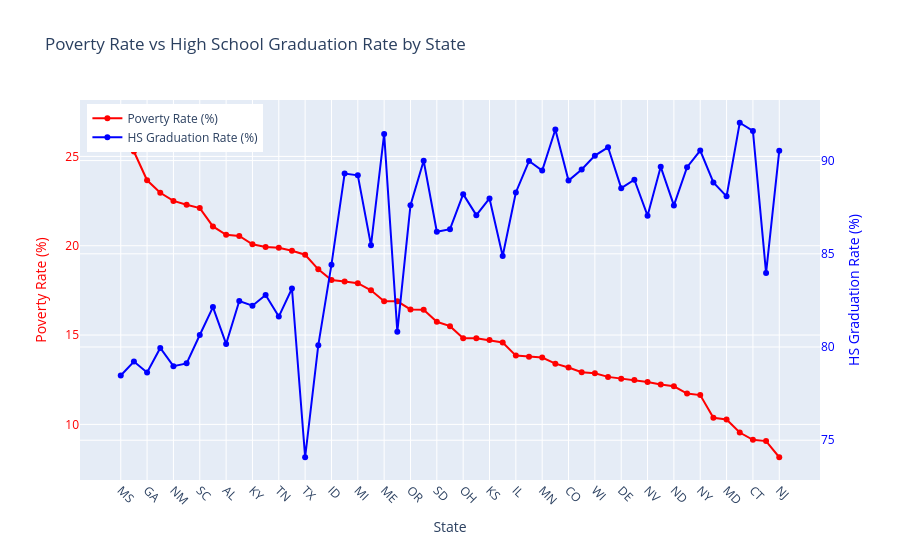

Write notebook code for a chart like this one.
### Markdown cell above
# Visualise the Relationship between Poverty Rates and High School Graduation Rates

#### Create a line chart with two y-axes to show if the rations of poverty and high school graduation move together.

### Code cell
import plotly.graph_objects as go

# Merge poverty and HS data by state, sorted by poverty rate descending
merged = pd.merge(poverty_by_state, hs_by_state, on='Geographic Area')
merged = merged.sort_values('poverty_rate', ascending=False)

fig = go.Figure()

fig.add_trace(go.Scatter(
    x=merged['Geographic Area'],
    y=merged['poverty_rate'],
    name='Poverty Rate (%)',
    yaxis='y1',
    mode='lines+markers',
    line=dict(color='red')
))

fig.add_trace(go.Scatter(
    x=merged['Geographic Area'],
    y=merged['percent_completed_hs'],
    name='HS Graduation Rate (%)',
    yaxis='y2',
    mode='lines+markers',
    line=dict(color='blue')
))

fig.update_layout(
    title='Poverty Rate vs High School Graduation Rate by State',
    xaxis=dict(title='State', tickangle=45),
    yaxis=dict(title='Poverty Rate (%)', color='red'),
    yaxis2=dict(title='HS Graduation Rate (%)', overlaying='y', side='right', color='blue'),
    legend=dict(x=0.01, y=0.99)
)
fig.show()

### Figure 1 — Plotly figure (JSON) as saved in the notebook; plotly's stock layout.template omitted (floating-point values rounded to 4 significant figures)
{"data": [{"line": {"color": "red"}, "mode": "lines+markers", "name": "Poverty Rate (%)", "type": "scatter", "x": ["MS", "AZ", "GA", "AR", "NM", "LA", "SC", "WV", "AL", "OK", "KY", "MO", "TN", "NC", "TX", "AK", "ID", "DC", "MI", "FL", "ME", "CA", "OR", "MT", "SD", "IN", "OH", "WA", "KS", "VA", "IL", "VT", "MN", "HI", "CO", "NE", "WI", "NH", "DE", "PA", "NV", "IA", "ND", "UT", "NY", "RI", "MD", "MA", "CT", "WY", "NJ"], "y": [26.88, 25.27, 23.66, 22.96, 22.51, 22.29, 22.11, 21.08, 20.61, 20.55, 20.08, 19.93, 19.89, 19.72, 19.5, 18.68, 18.08, 18.0, 17.9, 17.51, 16.89, 16.89, 16.44, 16.42, 15.75, 15.5, 14.83, 14.83, 14.72, 14.59, 13.85, 13.79, 13.75, 13.4, 13.19, 12.92, 12.86, 12.66, 12.56, 12.49, 12.37, 12.23, 12.13, 11.72, 11.64, 10.37, 10.27, 9.546, 9.137, 9.064, 8.161], "yaxis": "y"}, {"line": {"color": "blue"}, "mode": "lines+markers", "name": "HS Graduation Rate (%)", "type": "scatter", "x": ["MS", "AZ", "GA", "AR", "NM", "LA", "SC", "WV", "AL", "OK", "KY", "MO", "TN", "NC", "TX", "AK", "ID", "DC", "MI", "FL", "ME", "CA", "OR", "MT", "SD", "IN", "OH", "WA", "KS", "VA", "IL", "VT", "MN", "HI", "CO", "NE", "WI", "NH", "DE", "PA", "NV", "IA", "ND", "UT", "NY", "RI", "MD", "MA", "CT", "WY", "NJ"], "y": [78.47, 79.22, 78.63, 79.95, 78.97, 79.12, 80.65, 82.14, 80.16, 82.46, 82.22, 82.79, 81.63, 83.14, 74.09, 80.1, 84.42, 89.3, 89.21, 85.46, 91.43, 80.82, 87.6, 89.99, 86.18, 86.32, 88.2, 87.07, 87.97, 84.88, 88.29, 89.98, 89.47, 91.67, 88.93, 89.52, 90.26, 90.71, 88.52, 88.97, 87.05, 89.67, 87.6, 89.64, 90.54, 88.82, 88.08, 92.03, 91.59, 83.97, 90.52], "yaxis": "y2"}], "layout": {"legend": {"x": 0.01, "y": 0.99}, "title": {"text": "Poverty Rate vs High School Graduation Rate by State"}, "xaxis": {"tickangle": 45, "title": {"text": "State"}}, "yaxis": {"color": "red", "title": {"text": "Poverty Rate (%)"}}, "yaxis2": {"color": "blue", "overlaying": "y", "side": "right", "title": {"text": "HS Graduation Rate (%)"}}}}
